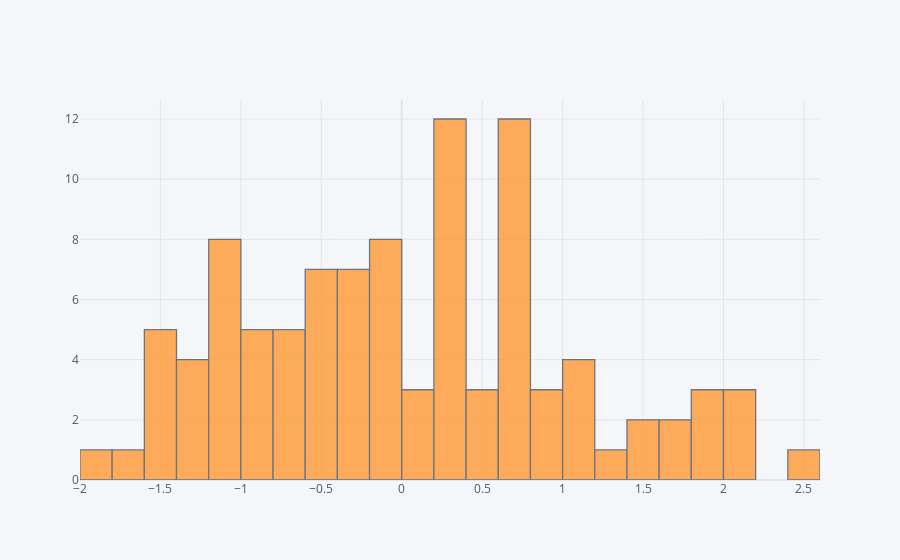

This figure's notebook cell:
### Markdown cell above
## histogram

### Code cell
df['A'].iplot(kind='hist',bins=25)

### Figure 1 — Plotly figure (JSON) as saved in the notebook; plotly's stock layout.template omitted (floating-point values rounded to 4 significant figures)
{"data": [{"histfunc": "count", "histnorm": "", "marker": {"color": "rgba(255, 153, 51, 1.0)", "line": {"color": "#4D5663", "width": 1.3}}, "name": "A", "nbinsx": 25, "opacity": 0.8, "orientation": "v", "type": "histogram", "x": [0.6117, 0.659, -1.105, -1.798, -1.162, -0.1746, 1.753, 0.7892, -0.001691, 0.231, -1.053, -0.5534, 1.827, 2.408, 0.01742, -1.42, -0.8481, -1.475, -1.165, -0.02299, 0.3888, 1.149, 0.2777, -0.3231, -0.7302, 0.2795, -1.002, 1.009, 0.4482, -0.5119, 0.7037, 0.3204, 1.564, -0.9202, -1.454, -1.353, -0.8106, -0.2368, -0.4664, 0.9393, -1.287, 1.89, 1.444, -0.2454, 0.6407, -0.3436, 2.131, -1.97, 0.3737, 0.2839, 0.4778, 0.9371, -0.9322, -1.109, 0.5386, -0.2918, -0.35, -0.6065, 0.9097, 0.6473, -0.4424, -1.158, 0.258, -0.116, -1.246, -0.4006, -0.7411, 0.6049, 2.04, 1.658, 0.01346, -0.9115, 0.06428, 0.2882, -0.6305, -1.199, 1.202, -0.1676, 1.035, 2.065, 0.6517, -0.3921, -0.1674, 0.6994, 0.7536, -0.5206, 0.6303, 1.121, -0.5902, -0.01218, -1.467, 0.22, -0.6757, -0.1595, -1.515, 0.7045, 0.3419, 0.2693, -1.217, 1.854]}], "layout": {"autosize": true, "barmode": "overlay", "legend": {"bgcolor": "#F5F6F9", "font": {"color": "#4D5663"}}, "paper_bgcolor": "#F5F6F9", "plot_bgcolor": "#F5F6F9", "title": {"font": {"color": "#4D5663"}}, "xaxis": {"autorange": true, "gridcolor": "#E1E5ED", "range": [-2.0, 2.6], "showgrid": true, "tickfont": {"color": "#4D5663"}, "title": {"font": {"color": "#4D5663"}, "text": ""}, "type": "linear", "zerolinecolor": "#E1E5ED"}, "yaxis": {"autorange": true, "gridcolor": "#E1E5ED", "range": [0, 12.63], "showgrid": true, "tickfont": {"color": "#4D5663"}, "title": {"font": {"color": "#4D5663"}, "text": ""}, "zerolinecolor": "#E1E5ED"}}}
